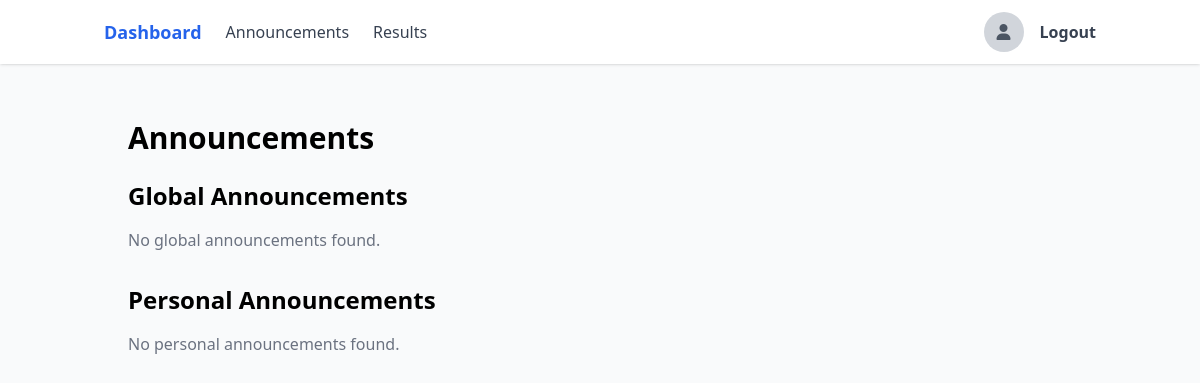
Before: /student/announcements/ (signed in) with the older database file.
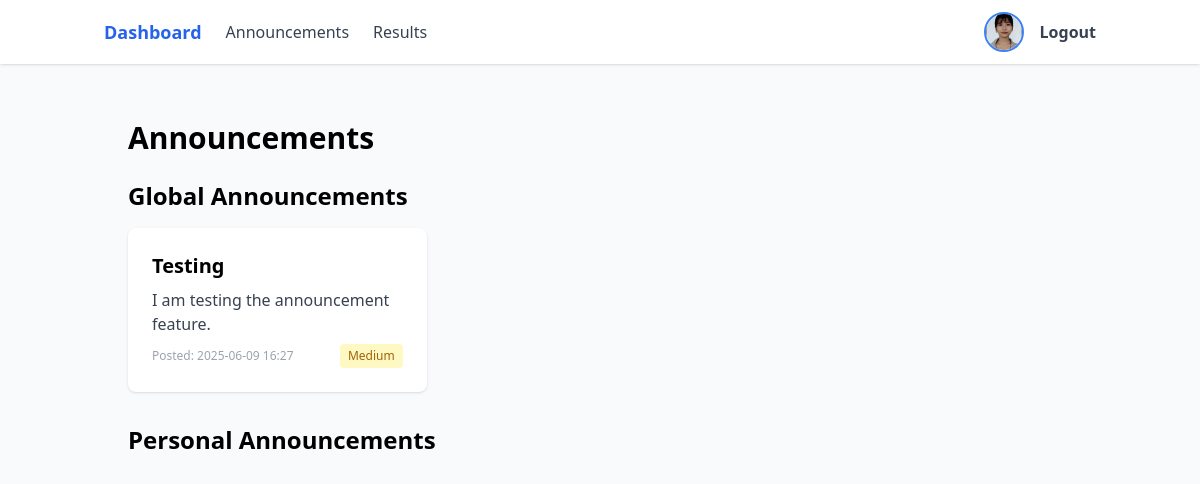
After: the same page with the newer database file.
### users/models.py (models this page shows, shortened)
class User(AbstractBaseUser, PermissionsMixin):
    ROLE_CHOICES = [
        ('teacher', 'Teacher'),
        ('student', 'Student'),
        ('admin', 'Admin'),
    ]
    email = models.EmailField(unique=True)
    role = models.CharField(max_length=10, choices=ROLE_CHOICES)
    is_active = models.BooleanField(default=True)
    is_staff = models.BooleanField(default=False)
    profile_image = models.ImageField(upload_to=user_profile_image_path, null=True, blank=True)
    full_name = models.CharField(max_length=255, null=True, blank=True)
    bio = models.TextField(null=True, blank=True)
    USERNAME_FIELD = 'email'
    REQUIRED_FIELDS = ['role']
    objects = UserManager()
    @property
    def is_teacher(self):
        return self.role == 'teacher'
    @property
    def is_student(self):
        return self.role == 'student'

class Announcement(models.Model):
    PRIORITY_CHOICES = [
        ('low', 'Low'),
        ('medium', 'Medium'),
        ('high', 'High'),
    ]
    title = models.CharField(max_length=200)
    content = models.TextField()
    created_by = models.ForeignKey(User, on_delete=models.CASCADE, related_name='announcements_created')
    created_at = models.DateTimeField(default=timezone.now)
    priority = models.CharField(max_length=10, choices=PRIORITY_CHOICES, default='medium')
    is_active = models.BooleanField(default=True)
    student = models.ForeignKey(User, on_delete=models.CASCADE, related_name='announcements', null=True, blank=True,
                              help_text='If set, this announcement is only visible to this specific student')
    class Meta:
        ordering = ['-created_at']

### users/views.py (the view)
# urls.py: path('student/announcements/', views.student_announcements, name='student_announcements'),
@login_required
def student_announcements(request):
    if not request.user.is_student:
        return redirect('login')
    announcements = Announcement.objects.filter(
        Q(is_active=True) & (Q(student=None) | Q(student=request.user))
    )
    return render(request, 'users/announcements.html', {'announcements': announcements})

### users/templates/users/announcements.html (shortened to what this page needs)
{% extends 'users/base.html' %}
{% block content %}
<div class="container mx-auto p-6">
    <h2 class="text-3xl font-bold mb-6">Announcements</h2>
    <div class="mb-8">
        <h3 class="text-2xl font-semibold mb-4">Global Announcements</h3>
        <div class="grid grid-cols-1 md:grid-cols-2 lg:grid-cols-3 gap-6">
            {% for announcement in announcements %}
                {% if not announcement.student %}
                <div class="bg-white rounded-lg shadow p-6">
                    <h3 class="text-xl font-semibold mb-2">{{ announcement.title }}</h3>
                    <p class="text-gray-700 mb-2">{{ announcement.content|truncatewords:20 }}</p>
                    <div class="flex items-center justify-between">
                        <span class="text-xs text-gray-400">Posted: {{ announcement.created_at|date:"Y-m-d H:i" }}</span>
                        {% if announcement.priority == 'high' %}
                            <span class="ml-2 text-xs px-2 py-1 rounded bg-red-100 text-red-700">{{ announcement.get_priority_display }}</span>
                        {% elif announcement.priority == 'medium' %}
                            <span class="ml-2 text-xs px-2 py-1 rounded bg-yellow-100 text-yellow-700">{{ announcement.get_priority_display }}</span>
                        {% else %}
                            <span class="ml-2 text-xs px-2 py-1 rounded bg-green-100 text-green-700">{{ announcement.get_priority_display }}</span>
                        {% endif %}
                    </div>
                </div>
                {% endif %}
            {% empty %}
            <div class="col-span-full text-gray-500">No global announcements found.</div>
            {% endfor %}
        </div>
    </div>
    <div>
        <h3 class="text-2xl font-semibold mb-4">Personal Announcements</h3>
        <div class="grid grid-cols-1 md:grid-cols-2 lg:grid-cols-3 gap-6">
            {% for announcement in announcements %}
                {% if announcement.student %}
                <div class="bg-white rounded-lg shadow p-6 border-l-4 border-blue-500">
                    <h3 class="text-xl font-semibold mb-2">{{ announcement.title }}</h3>
                    <p class="text-gray-700 mb-2">{{ announcement.content|truncatewords:20 }}</p>
                    <div class="flex items-center justify-between">
                        <span class="text-xs text-gray-400">Posted: {{ announcement.created_at|date:"Y-m-d H:i" }}</span>
                        {% if announcement.priority == 'high' %}
                            <span class="ml-2 text-xs px-2 py-1 rounded bg-red-100 text-red-700">{{ announcement.get_priority_display }}</span>
                        {% elif announcement.priority == 'medium' %}
                            <span class="ml-2 text-xs px-2 py-1 rounded bg-yellow-100 text-yellow-700">{{ announcement.get_priority_display }}</span>
                        {% else %}
                            <span class="ml-2 text-xs px-2 py-1 rounded bg-green-100 text-green-700">{{ announcement.get_priority_display }}</span>
                        {% endif %}
                    </div>
                </div>
                {% endif %}
            {% empty %}
            <div class="col-span-full text-gray-500">No personal announcements found.</div>
            {% endfor %}
        </div>
    </div>
</div>
{% endblock %}

### users/templates/users/navbar.html
{% if user.is_teacher %}
<nav class="bg-white shadow fixed top-0 left-0 right-0 z-50">
    <div class="container mx-auto px-4 py-3 flex items-center justify-between">
        <div class="flex items-center space-x-6">
            <a href="{% url 'teacher_dashboard' %}" class="text-blue-600 font-bold text-lg">Dashboard</a>
            <a href="{% url 'teacher_announcements' %}" class="text-gray-700 hover:text-blue-600">Announcements</a>
            <a href="{% url 'teacher_results' %}" class="text-gray-700 hover:text-blue-600">Results</a>
            <a href="{% url 'teacher_students' %}" class="text-gray-700 hover:text-blue-600">Students</a>
        </div>
        <div class="flex items-center space-x-4">
            <a href="{% url 'profile' %}" class="flex items-center">
                {% if user.profile_image %}
                    <img src="{{ user.profile_image.url }}" alt="Profile" class="w-10 h-10 rounded-full object-cover border-2 border-blue-500">
                {% else %}
                    <span class="w-10 h-10 flex items-center justify-center rounded-full bg-gray-300 text-gray-600">
                        <i class="fas fa-user"></i>
                    </span>
                {% endif %}
            </a>
            <a href="{% url 'logout' %}" class="text-gray-700 hover:text-red-500 font-semibold">Logout</a>
        </div>
    </div>
</nav>
{% else %}
<nav class="bg-white shadow fixed top-0 left-0 right-0 z-50">
    <div class="container mx-auto px-4 py-3 flex items-center justify-between">
        <div class="flex items-center space-x-6">
            <a href="{% url 'student_dashboard' %}" class="text-blue-600 font-bold text-lg">Dashboard</a>
            <a href="{% url 'student_announcements' %}" class="text-gray-700 hover:text-blue-600">Announcements</a>
            <a href="{% url 'student_results' %}" class="text-gray-700 hover:text-blue-600">Results</a>
        </div>
        <div class="flex items-center space-x-4">
            <a href="{% url 'profile' %}" class="flex items-center">
                {% if user.profile_image %}
                    <img src="{{ user.profile_image.url }}" alt="Profile" class="w-10 h-10 rounded-full object-cover border-2 border-blue-500">
                {% else %}
                    <span class="w-10 h-10 flex items-center justify-center rounded-full bg-gray-300 text-gray-600">
                        <i class="fas fa-user"></i>
                    </span>
                {% endif %}
            </a>
            <a href="{% url 'logout' %}" class="text-gray-700 hover:text-red-500 font-semibold">Logout</a>
        </div>
    </div>
</nav>
{% endif %}

Changed rows visible on the page:
now on this page (row edited): User: profile_image (picture)
added Announcement: title "Testing", content "I am testing the announcement feature.", created_at "2025-06-09 16:27", priority "Medium"
Other visible differences:
text no longer shown: "No global announcements found. No personal announcements found."
